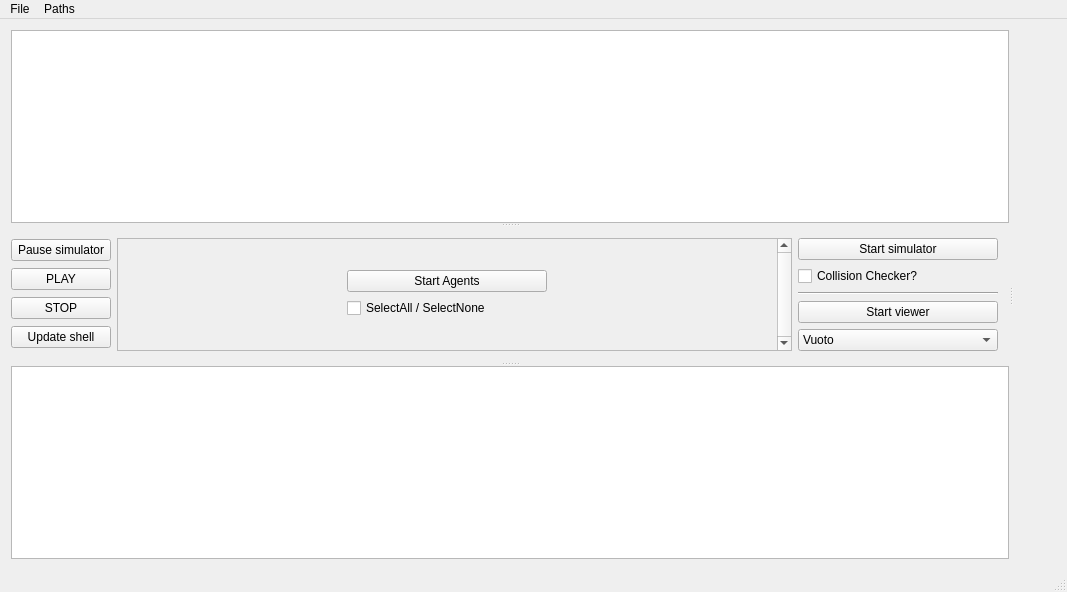
<?xml version="1.0" encoding="UTF-8"?>
<ui version="4.0">
 <class>MainWindow</class>
 <widget class="QMainWindow" name="MainWindow">
  <property name="geometry">
   <rect>
    <x>0</x>
    <y>0</y>
    <width>1067</width>
    <height>592</height>
   </rect>
  </property>
  <property name="windowTitle">
   <string>MainWindow</string>
  </property>
  <widget class="QWidget" name="centralWidget">
   <property name="sizePolicy">
    <sizepolicy hsizetype="Expanding" vsizetype="Expanding">
     <horstretch>0</horstretch>
     <verstretch>0</verstretch>
    </sizepolicy>
   </property>
   <property name="minimumSize">
    <size>
     <width>100</width>
     <height>100</height>
    </size>
   </property>
   <layout class="QGridLayout" name="gridLayout">
    <item row="0" column="0">
     <widget class="QSplitter" name="HorizSplitter">
      <property name="orientation">
       <enum>Qt::Horizontal</enum>
      </property>
      <widget class="QSplitter" name="VertSplitter">
       <property name="orientation">
        <enum>Qt::Vertical</enum>
       </property>
       <widget class="QTextEdit" name="ShowFile">
        <property name="sizePolicy">
         <sizepolicy hsizetype="Expanding" vsizetype="Expanding">
          <horstretch>0</horstretch>
          <verstretch>0</verstretch>
         </sizepolicy>
        </property>
        <property name="minimumSize">
         <size>
          <width>100</width>
          <height>50</height>
         </size>
        </property>
        <property name="maximumSize">
         <size>
          <width>100000</width>
          <height>16777215</height>
         </size>
        </property>
        <property name="baseSize">
         <size>
          <width>0</width>
          <height>0</height>
         </size>
        </property>
        <property name="readOnly">
         <bool>true</bool>
        </property>
       </widget>
       <widget class="QWidget" name="horizontalLayoutWidget">
        <layout class="QHBoxLayout" name="horizontalLayout_2" stretch="0,1,3">
         <property name="sizeConstraint">
          <enum>QLayout::SetNoConstraint</enum>
         </property>
         <property name="leftMargin">
          <number>0</number>
         </property>
         <item>
          <layout class="QVBoxLayout" name="verticalLayout_2" stretch="1,1,0,0">
           <property name="sizeConstraint">
            <enum>QLayout::SetMaximumSize</enum>
           </property>
           <property name="topMargin">
            <number>0</number>
           </property>
           <item>
            <widget class="QPushButton" name="PauseSimulator">
             <property name="sizePolicy">
              <sizepolicy hsizetype="MinimumExpanding" vsizetype="Fixed">
               <horstretch>0</horstretch>
               <verstretch>0</verstretch>
              </sizepolicy>
             </property>
             <property name="maximumSize">
              <size>
               <width>200</width>
               <height>16777215</height>
              </size>
             </property>
             <property name="text">
              <string>Pause simulator</string>
             </property>
            </widget>
           </item>
           <item>
            <widget class="QPushButton" name="playall">
             <property name="sizePolicy">
              <sizepolicy hsizetype="MinimumExpanding" vsizetype="Fixed">
               <horstretch>0</horstretch>
               <verstretch>0</verstretch>
              </sizepolicy>
             </property>
             <property name="maximumSize">
              <size>
               <width>200</width>
               <height>16777215</height>
              </size>
             </property>
             <property name="baseSize">
              <size>
               <width>100</width>
               <height>0</height>
              </size>
             </property>
             <property name="text">
              <string>PLAY</string>
             </property>
            </widget>
           </item>
           <item>
            <widget class="QPushButton" name="stopall">
             <property name="sizePolicy">
              <sizepolicy hsizetype="MinimumExpanding" vsizetype="Fixed">
               <horstretch>0</horstretch>
               <verstretch>0</verstretch>
              </sizepolicy>
             </property>
             <property name="maximumSize">
              <size>
               <width>200</width>
               <height>16777215</height>
              </size>
             </property>
             <property name="baseSize">
              <size>
               <width>100</width>
               <height>0</height>
              </size>
             </property>
             <property name="text">
              <string>STOP</string>
             </property>
            </widget>
           </item>
           <item>
            <widget class="QPushButton" name="Updateshell">
             <property name="sizePolicy">
              <sizepolicy hsizetype="MinimumExpanding" vsizetype="Fixed">
               <horstretch>0</horstretch>
               <verstretch>0</verstretch>
              </sizepolicy>
             </property>
             <property name="minimumSize">
              <size>
               <width>100</width>
               <height>0</height>
              </size>
             </property>
             <property name="maximumSize">
              <size>
               <width>200</width>
               <height>16777215</height>
              </size>
             </property>
             <property name="baseSize">
              <size>
               <width>100</width>
               <height>0</height>
              </size>
             </property>
             <property name="text">
              <string>Update shell</string>
             </property>
            </widget>
           </item>
          </layout>
         </item>
         <item>
          <widget class="QScrollArea" name="agentsContainer">
           <property name="sizePolicy">
            <sizepolicy hsizetype="MinimumExpanding" vsizetype="Expanding">
             <horstretch>0</horstretch>
             <verstretch>0</verstretch>
            </sizepolicy>
           </property>
           <property name="verticalScrollBarPolicy">
            <enum>Qt::ScrollBarAlwaysOn</enum>
           </property>
           <property name="widgetResizable">
            <bool>true</bool>
           </property>
           <widget class="QWidget" name="widgetagent">
            <property name="geometry">
             <rect>
              <x>0</x>
              <y>0</y>
              <width>208</width>
              <height>189</height>
             </rect>
            </property>
            <property name="sizePolicy">
             <sizepolicy hsizetype="Expanding" vsizetype="Expanding">
              <horstretch>0</horstretch>
              <verstretch>0</verstretch>
             </sizepolicy>
            </property>
            <layout class="QGridLayout" name="gridLayout_2">
             <item row="1" column="0">
              <layout class="QVBoxLayout" name="agentList">
               <property name="spacing">
                <number>6</number>
               </property>
               <property name="sizeConstraint">
                <enum>QLayout::SetMaximumSize</enum>
               </property>
               <item>
                <widget class="QPushButton" name="StartAgents">
                 <property name="sizePolicy">
                  <sizepolicy hsizetype="MinimumExpanding" vsizetype="Fixed">
                   <horstretch>0</horstretch>
                   <verstretch>0</verstretch>
                  </sizepolicy>
                 </property>
                 <property name="maximumSize">
                  <size>
                   <width>200</width>
                   <height>16777215</height>
                  </size>
                 </property>
                 <property name="baseSize">
                  <size>
                   <width>100</width>
                   <height>0</height>
                  </size>
                 </property>
                 <property name="text">
                  <string>Start Agents</string>
                 </property>
                </widget>
               </item>
               <item>
                <widget class="QCheckBox" name="selectAll">
                 <property name="text">
                  <string>SelectAll / SelectNone</string>
                 </property>
                 <property name="tristate">
                  <bool>true</bool>
                 </property>
                </widget>
               </item>
              </layout>
             </item>
            </layout>
           </widget>
          </widget>
         </item>
         <item>
          <layout class="QVBoxLayout" name="verticalLayout">
           <item>
            <widget class="QPushButton" name="StartSimulator">
             <property name="sizePolicy">
              <sizepolicy hsizetype="MinimumExpanding" vsizetype="Fixed">
               <horstretch>0</horstretch>
               <verstretch>0</verstretch>
              </sizepolicy>
             </property>
             <property name="maximumSize">
              <size>
               <width>200</width>
               <height>16777215</height>
              </size>
             </property>
             <property name="text">
              <string>Start simulator</string>
             </property>
            </widget>
           </item>
           <item>
            <widget class="QCheckBox" name="collisionEnabler">
             <property name="text">
              <string>Collision Checker?</string>
             </property>
            </widget>
           </item>
           <item>
            <widget class="Line" name="line">
             <property name="orientation">
              <enum>Qt::Horizontal</enum>
             </property>
            </widget>
           </item>
           <item>
            <widget class="QPushButton" name="StartViewer">
             <property name="sizePolicy">
              <sizepolicy hsizetype="MinimumExpanding" vsizetype="Fixed">
               <horstretch>0</horstretch>
               <verstretch>0</verstretch>
              </sizepolicy>
             </property>
             <property name="maximumSize">
              <size>
               <width>200</width>
               <height>16777215</height>
              </size>
             </property>
             <property name="baseSize">
              <size>
               <width>100</width>
               <height>0</height>
              </size>
             </property>
             <property name="text">
              <string>Start viewer</string>
             </property>
            </widget>
           </item>
           <item>
            <widget class="QComboBox" name="selectViewType">
             <property name="sizePolicy">
              <sizepolicy hsizetype="Fixed" vsizetype="Fixed">
               <horstretch>0</horstretch>
               <verstretch>0</verstretch>
              </sizepolicy>
             </property>
             <property name="minimumSize">
              <size>
               <width>200</width>
               <height>0</height>
              </size>
             </property>
             <property name="maxVisibleItems">
              <number>1</number>
             </property>
             <item>
              <property name="text">
               <string>Vuoto</string>
              </property>
             </item>
             <item>
              <property name="text">
               <string>Grafo</string>
              </property>
             </item>
             <item>
              <property name="text">
               <string>TaskAssignment</string>
              </property>
             </item>
             <item>
              <property name="text">
               <string>Monitor</string>
              </property>
             </item>
            </widget>
           </item>
          </layout>
         </item>
        </layout>
       </widget>
       <widget class="QTextEdit" name="ShellOutput">
        <property name="sizePolicy">
         <sizepolicy hsizetype="Expanding" vsizetype="Expanding">
          <horstretch>0</horstretch>
          <verstretch>0</verstretch>
         </sizepolicy>
        </property>
        <property name="minimumSize">
         <size>
          <width>100</width>
          <height>50</height>
         </size>
        </property>
        <property name="maximumSize">
         <size>
          <width>100000</width>
          <height>16777215</height>
         </size>
        </property>
        <property name="baseSize">
         <size>
          <width>0</width>
          <height>0</height>
         </size>
        </property>
        <property name="readOnly">
         <bool>true</bool>
        </property>
       </widget>
      </widget>
      <widget class="QWidget" name="gridLayoutWidget">
       <layout class="QGridLayout" name="ViewerContainer"/>
      </widget>
     </widget>
    </item>
   </layout>
  </widget>
  <widget class="QMenuBar" name="menuBar">
   <property name="geometry">
    <rect>
     <x>0</x>
     <y>0</y>
     <width>1067</width>
     <height>25</height>
    </rect>
   </property>
   <widget class="QMenu" name="menuFile">
    <property name="title">
     <string>File</string>
    </property>
    <addaction name="actionOpen"/>
    <addaction name="actionSave"/>
    <addaction name="actionExit"/>
   </widget>
   <widget class="QMenu" name="menuPaths">
    <property name="title">
     <string>Paths</string>
    </property>
    <addaction name="actionSimulator"/>
    <addaction name="actionAgent"/>
    <addaction name="actionViewer"/>
   </widget>
   <addaction name="menuFile"/>
   <addaction name="menuPaths"/>
  </widget>
  <widget class="QStatusBar" name="statusBar"/>
  <action name="actionOpen">
   <property name="text">
    <string>Open</string>
   </property>
  </action>
  <action name="actionSave">
   <property name="text">
    <string>Save</string>
   </property>
  </action>
  <action name="actionExit">
   <property name="text">
    <string>Exit</string>
   </property>
  </action>
  <action name="actionSimulator">
   <property name="text">
    <string>Simulator</string>
   </property>
  </action>
  <action name="actionAgent">
   <property name="text">
    <string>Agent</string>
   </property>
  </action>
  <action name="actionViewer">
   <property name="text">
    <string>Viewer</string>
   </property>
  </action>
  <action name="actionAgents">
   <property name="text">
    <string>Agents</string>
   </property>
  </action>
 </widget>
 <layoutdefault spacing="6" margin="11"/>
 <resources/>
 <connections/>
</ui>
